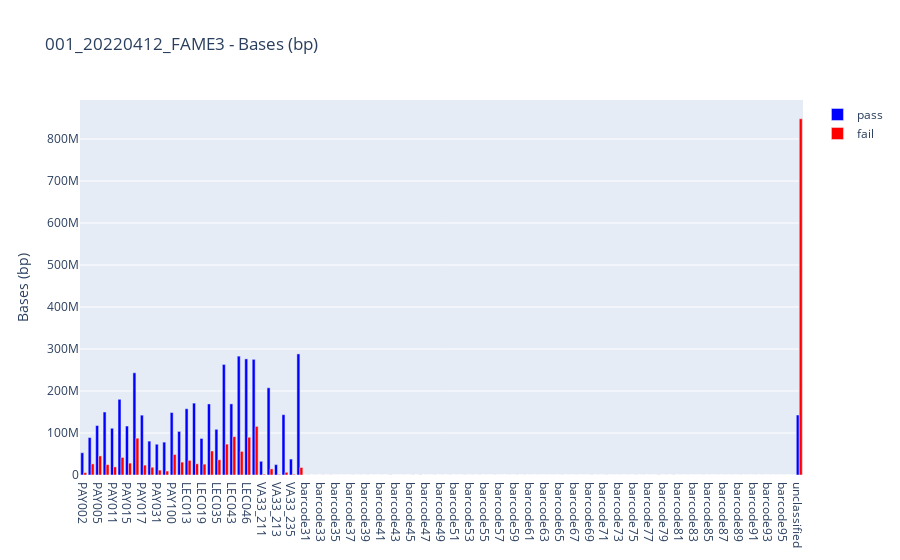

This figure's notebook cell:
### Markdown cell above
## Bases

### Code cell
trace1 = go.Bar(
    x=df["sample"],
    y=df[df["qc"]=="pass"]["bases"],
    name="pass",
    marker={"color": "blue"})

trace2 = go.Bar(
    x=df["sample"],
    y=df[df["qc"]=="fail"]["bases"],
    name="fail",
    marker={"color": "red"})

data = [trace1, trace2]
layout = go.Layout(title=f"{run_name} - Bases (bp)", yaxis_title="Bases (bp)")
fig2 = go.Figure(data=data, layout=layout)
fig2.show(config={'displaylogo':False}) # hide ploty logo
##fig2.write_html(f"{run_name} - MinION Bases.html", config={'displaylogo':False})
